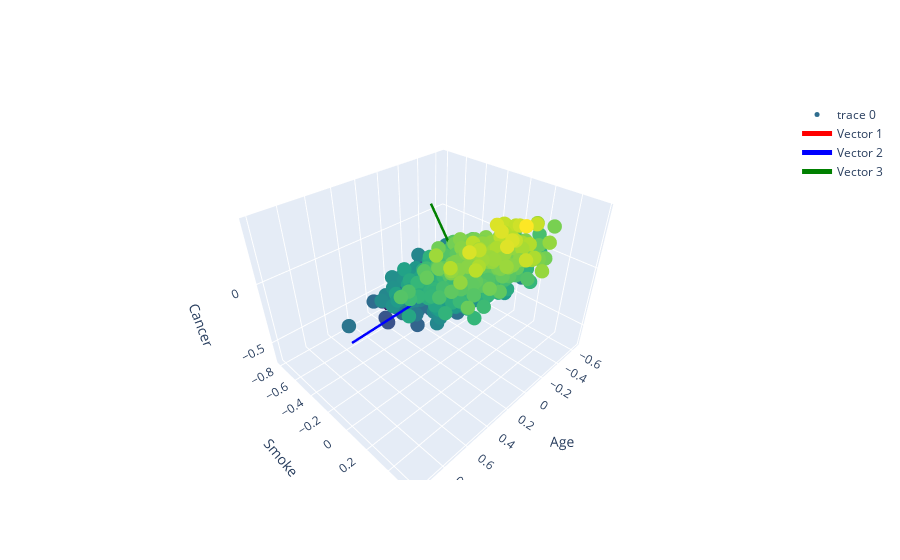

Here is the notebook cell this chart was saved with:
### Code cell
import plotly.graph_objects as go

fig = go.Figure(data=go.Scatter3d(
    x=age - age.mean(),
    y=smoke - smoke.mean(),
    z=cancer - cancer.mean(),
    mode='markers',
    marker=dict(
        size=5,
        color=cancer,
        colorscale='Viridis',
    ),
))

v1 = U_reduced[0] 
v2 = U_reduced[1] 
v3 = U_reduced[2] / 2

fig.add_trace(go.Scatter3d(
    x=[0, v1[0]], y=[0, v1[1]], z=[0, v1[2]],
    mode='lines',
    line=dict(width=5, color='red'),
    name='Vector 1'
))

fig.add_trace(go.Scatter3d(
    x=[0, v2[0]], y=[0, v2[1]], z=[0, v2[2]],
    mode='lines',
    line=dict(width=5, color='blue'),
    name='Vector 2'
))

fig.add_trace(go.Scatter3d(
    x=[0, v3[0]], y=[0, v3[1]], z=[0, v3[2]],
    mode='lines',
    line=dict(width=5, color='green'),
    name='Vector 3'
))

fig.update_layout(
    scene=dict(
        xaxis_title='Age',
        yaxis_title='Smoke',
        zaxis_title='Cancer',
    ),
)
fig.show()

### Figure 1 — Plotly figure (JSON) as saved in the notebook; plotly's stock layout.template omitted (floating-point values rounded to 4 significant figures; data arrays with more than 128 entries replaced by an {"elided": "..."} marker saying what was removed)
{"data": [{"marker": {"color": {"elided": "1000 float values"}, "colorscale": [[0, "#440154"], [0.1111, "#482878"], [0.2222, "#3e4989"], [0.3333, "#31688e"], [0.4444, "#26828e"], [0.5556, "#1f9e89"], [0.6667, "#35b779"], [0.7778, "#6ece58"], [0.8889, "#b5de2b"], [1, "#fde725"]], "size": 5}, "mode": "markers", "type": "scatter3d", "x": {"elided": "1000 float values"}, "y": {"elided": "1000 float values"}, "z": {"elided": "1000 float values"}}, {"line": {"color": "red", "width": 5}, "mode": "lines", "name": "Vector 1", "type": "scatter3d", "x": [0, 0.1326], "y": [0, -0.8015], "z": [0, -0.5831]}, {"line": {"color": "blue", "width": 5}, "mode": "lines", "name": "Vector 2", "type": "scatter3d", "x": [0, 0.9911], "y": [0, 0.1125], "z": [0, 0.07078]}, {"line": {"color": "green", "width": 5}, "mode": "lines", "name": "Vector 3", "type": "scatter3d", "x": [0, 0.00444], "y": [0, -0.2936], "z": [0, 0.4047]}], "layout": {"scene": {"xaxis": {"title": {"text": "Age"}}, "yaxis": {"title": {"text": "Smoke"}}, "zaxis": {"title": {"text": "Cancer"}}}}}
